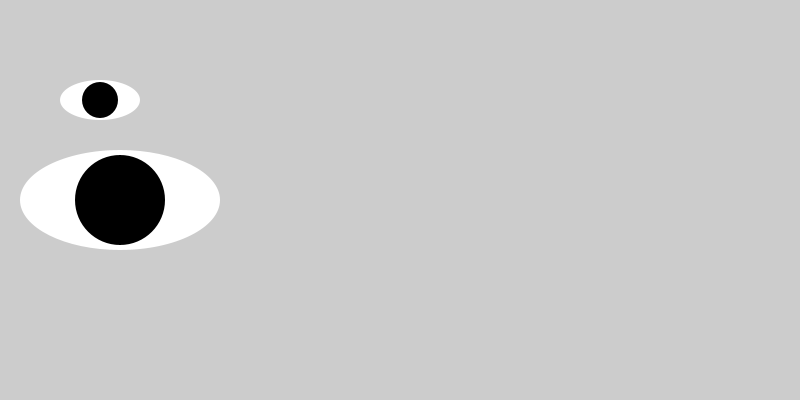
Frame 1 (no input)
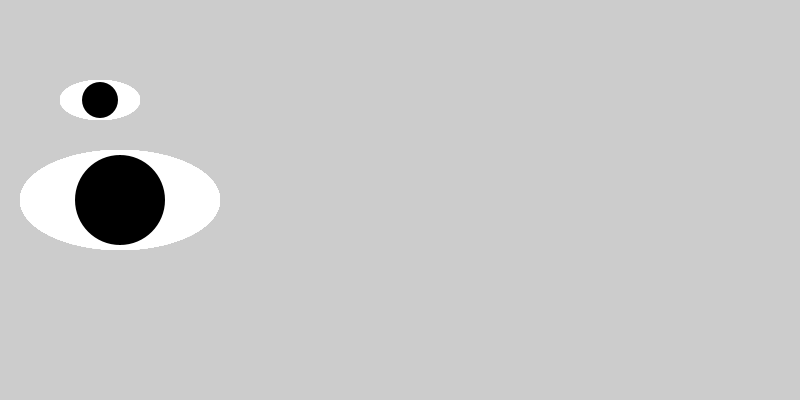
Frame 60 (the mouse pressed at the canvas centre just before this capture)
Frame 120 (the mouse held since frame 60 and released just before this capture): identical to frame 60, image omitted

The Processing sketch that drew these frames (run headless with seeded random() and noise(); from frame 60 on, the mouse is pressed at the canvas centre):

// Processing sketch: funcao_void_olho
// ── funcao_void_olho.pde


void setup(){
  size(800,400);
}

void olho(int dx, int dy, int tamanho){
  noStroke();
  fill(255); //branco
  ellipse(dx,dy,tamanho*2,tamanho); //ellipse na pos dx,dy
  fill(0); //preto
  ellipse(dx,dy,int(tamanho*.9),int(tamanho*.9)); //círculo
}

void draw(){
  olho(100,100,40); //um olho
  olho(120,200,100); //outro olho
  //olho(mouseX,mouseY,int(random(10,50))); //olho na ponta do mouse
}
